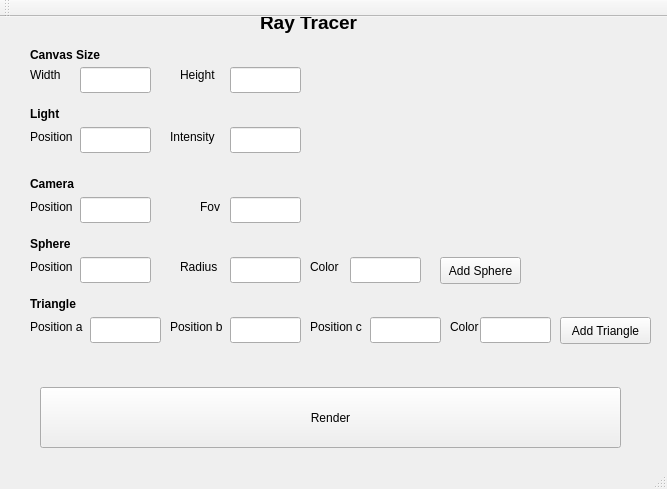
<?xml version="1.0" encoding="UTF-8"?>
<ui version="4.0">
 <class>MainWindow</class>
 <widget class="QMainWindow" name="MainWindow">
  <property name="geometry">
   <rect>
    <x>0</x>
    <y>0</y>
    <width>667</width>
    <height>489</height>
   </rect>
  </property>
  <property name="windowTitle">
   <string>MainWindow</string>
  </property>
  <widget class="QWidget" name="centralWidget">
   <widget class="QPushButton" name="renderButton">
    <property name="geometry">
     <rect>
      <x>40</x>
      <y>370</y>
      <width>581</width>
      <height>61</height>
     </rect>
    </property>
    <property name="text">
     <string>Render</string>
    </property>
   </widget>
   <widget class="QLabel" name="label">
    <property name="geometry">
     <rect>
      <x>30</x>
      <y>50</y>
      <width>41</width>
      <height>16</height>
     </rect>
    </property>
    <property name="text">
     <string>Width</string>
    </property>
   </widget>
   <widget class="QLabel" name="label_2">
    <property name="geometry">
     <rect>
      <x>180</x>
      <y>50</y>
      <width>41</width>
      <height>16</height>
     </rect>
    </property>
    <property name="text">
     <string>Height</string>
    </property>
   </widget>
   <widget class="QLabel" name="label_3">
    <property name="geometry">
     <rect>
      <x>30</x>
      <y>30</y>
      <width>91</width>
      <height>16</height>
     </rect>
    </property>
    <property name="font">
     <font>
      <weight>75</weight>
      <bold>true</bold>
     </font>
    </property>
    <property name="text">
     <string>Canvas Size</string>
    </property>
   </widget>
   <widget class="QLineEdit" name="canvasWidthLineEdit">
    <property name="geometry">
     <rect>
      <x>80</x>
      <y>50</y>
      <width>71</width>
      <height>26</height>
     </rect>
    </property>
   </widget>
   <widget class="QLineEdit" name="canvasHeightLineEdit">
    <property name="geometry">
     <rect>
      <x>230</x>
      <y>50</y>
      <width>71</width>
      <height>26</height>
     </rect>
    </property>
   </widget>
   <widget class="QLabel" name="label_4">
    <property name="geometry">
     <rect>
      <x>30</x>
      <y>90</y>
      <width>59</width>
      <height>14</height>
     </rect>
    </property>
    <property name="font">
     <font>
      <weight>75</weight>
      <bold>true</bold>
     </font>
    </property>
    <property name="text">
     <string>Light</string>
    </property>
   </widget>
   <widget class="QLineEdit" name="lightPositionLineEdit">
    <property name="geometry">
     <rect>
      <x>80</x>
      <y>110</y>
      <width>71</width>
      <height>26</height>
     </rect>
    </property>
   </widget>
   <widget class="QLabel" name="label_5">
    <property name="geometry">
     <rect>
      <x>30</x>
      <y>110</y>
      <width>51</width>
      <height>20</height>
     </rect>
    </property>
    <property name="text">
     <string>Position</string>
    </property>
   </widget>
   <widget class="QLabel" name="label_6">
    <property name="geometry">
     <rect>
      <x>170</x>
      <y>110</y>
      <width>51</width>
      <height>20</height>
     </rect>
    </property>
    <property name="text">
     <string>Intensity</string>
    </property>
   </widget>
   <widget class="QLineEdit" name="lightIntensityLineEdit">
    <property name="geometry">
     <rect>
      <x>230</x>
      <y>110</y>
      <width>71</width>
      <height>26</height>
     </rect>
    </property>
   </widget>
   <widget class="QLabel" name="label_7">
    <property name="geometry">
     <rect>
      <x>30</x>
      <y>160</y>
      <width>59</width>
      <height>14</height>
     </rect>
    </property>
    <property name="font">
     <font>
      <weight>75</weight>
      <bold>true</bold>
     </font>
    </property>
    <property name="text">
     <string>Camera</string>
    </property>
   </widget>
   <widget class="QLabel" name="label_8">
    <property name="geometry">
     <rect>
      <x>200</x>
      <y>180</y>
      <width>21</width>
      <height>20</height>
     </rect>
    </property>
    <property name="text">
     <string>Fov</string>
    </property>
   </widget>
   <widget class="QLabel" name="label_9">
    <property name="geometry">
     <rect>
      <x>30</x>
      <y>180</y>
      <width>51</width>
      <height>20</height>
     </rect>
    </property>
    <property name="text">
     <string>Position</string>
    </property>
   </widget>
   <widget class="QLineEdit" name="cameraPositionLineEdit">
    <property name="geometry">
     <rect>
      <x>80</x>
      <y>180</y>
      <width>71</width>
      <height>26</height>
     </rect>
    </property>
   </widget>
   <widget class="QLineEdit" name="cameraFovLineEdit">
    <property name="geometry">
     <rect>
      <x>230</x>
      <y>180</y>
      <width>71</width>
      <height>26</height>
     </rect>
    </property>
   </widget>
   <widget class="QLabel" name="label_10">
    <property name="geometry">
     <rect>
      <x>30</x>
      <y>220</y>
      <width>59</width>
      <height>14</height>
     </rect>
    </property>
    <property name="font">
     <font>
      <weight>75</weight>
      <bold>true</bold>
     </font>
    </property>
    <property name="text">
     <string>Sphere</string>
    </property>
   </widget>
   <widget class="QLineEdit" name="spherePositionLineEdit">
    <property name="geometry">
     <rect>
      <x>80</x>
      <y>240</y>
      <width>71</width>
      <height>26</height>
     </rect>
    </property>
   </widget>
   <widget class="QLabel" name="label_11">
    <property name="geometry">
     <rect>
      <x>30</x>
      <y>240</y>
      <width>51</width>
      <height>20</height>
     </rect>
    </property>
    <property name="text">
     <string>Position</string>
    </property>
   </widget>
   <widget class="QLineEdit" name="sphereRadiusLineEdit">
    <property name="geometry">
     <rect>
      <x>230</x>
      <y>240</y>
      <width>71</width>
      <height>26</height>
     </rect>
    </property>
   </widget>
   <widget class="QLabel" name="label_12">
    <property name="geometry">
     <rect>
      <x>180</x>
      <y>240</y>
      <width>41</width>
      <height>20</height>
     </rect>
    </property>
    <property name="text">
     <string>Radius</string>
    </property>
   </widget>
   <widget class="QLabel" name="label_13">
    <property name="geometry">
     <rect>
      <x>310</x>
      <y>240</y>
      <width>41</width>
      <height>20</height>
     </rect>
    </property>
    <property name="text">
     <string>Color</string>
    </property>
   </widget>
   <widget class="QLineEdit" name="sphereColorLineEdit">
    <property name="geometry">
     <rect>
      <x>350</x>
      <y>240</y>
      <width>71</width>
      <height>26</height>
     </rect>
    </property>
   </widget>
   <widget class="QPushButton" name="addSpherePushButton">
    <property name="geometry">
     <rect>
      <x>440</x>
      <y>240</y>
      <width>81</width>
      <height>27</height>
     </rect>
    </property>
    <property name="text">
     <string>Add Sphere</string>
    </property>
   </widget>
   <widget class="QLabel" name="label_14">
    <property name="geometry">
     <rect>
      <x>30</x>
      <y>280</y>
      <width>59</width>
      <height>14</height>
     </rect>
    </property>
    <property name="font">
     <font>
      <weight>75</weight>
      <bold>true</bold>
     </font>
    </property>
    <property name="text">
     <string>Triangle</string>
    </property>
   </widget>
   <widget class="QLineEdit" name="triangleColorLineEdit">
    <property name="geometry">
     <rect>
      <x>480</x>
      <y>300</y>
      <width>71</width>
      <height>26</height>
     </rect>
    </property>
   </widget>
   <widget class="QLabel" name="label_15">
    <property name="geometry">
     <rect>
      <x>450</x>
      <y>300</y>
      <width>41</width>
      <height>20</height>
     </rect>
    </property>
    <property name="text">
     <string>Color</string>
    </property>
   </widget>
   <widget class="QLineEdit" name="trianglePosALineEdit">
    <property name="geometry">
     <rect>
      <x>90</x>
      <y>300</y>
      <width>71</width>
      <height>26</height>
     </rect>
    </property>
   </widget>
   <widget class="QLabel" name="label_16">
    <property name="geometry">
     <rect>
      <x>170</x>
      <y>300</y>
      <width>61</width>
      <height>20</height>
     </rect>
    </property>
    <property name="text">
     <string>Position b</string>
    </property>
   </widget>
   <widget class="QLineEdit" name="trianglePosBLineEdit">
    <property name="geometry">
     <rect>
      <x>230</x>
      <y>300</y>
      <width>71</width>
      <height>26</height>
     </rect>
    </property>
   </widget>
   <widget class="QPushButton" name="addTrianglePushButton">
    <property name="geometry">
     <rect>
      <x>560</x>
      <y>300</y>
      <width>91</width>
      <height>27</height>
     </rect>
    </property>
    <property name="text">
     <string>Add Triangle</string>
    </property>
   </widget>
   <widget class="QLabel" name="label_17">
    <property name="geometry">
     <rect>
      <x>30</x>
      <y>300</y>
      <width>61</width>
      <height>20</height>
     </rect>
    </property>
    <property name="text">
     <string>Position a</string>
    </property>
   </widget>
   <widget class="QLineEdit" name="trianglePosCLineEdit">
    <property name="geometry">
     <rect>
      <x>370</x>
      <y>300</y>
      <width>71</width>
      <height>26</height>
     </rect>
    </property>
   </widget>
   <widget class="QLabel" name="label_18">
    <property name="geometry">
     <rect>
      <x>310</x>
      <y>300</y>
      <width>61</width>
      <height>20</height>
     </rect>
    </property>
    <property name="text">
     <string>Position c</string>
    </property>
   </widget>
   <widget class="QLabel" name="label_19">
    <property name="geometry">
     <rect>
      <x>260</x>
      <y>-10</y>
      <width>121</width>
      <height>31</height>
     </rect>
    </property>
    <property name="font">
     <font>
      <pointsize>14</pointsize>
      <weight>75</weight>
      <bold>true</bold>
     </font>
    </property>
    <property name="text">
     <string>Ray Tracer</string>
    </property>
   </widget>
  </widget>
  <widget class="QMenuBar" name="menuBar">
   <property name="geometry">
    <rect>
     <x>0</x>
     <y>0</y>
     <width>667</width>
     <height>20</height>
    </rect>
   </property>
  </widget>
  <widget class="QToolBar" name="mainToolBar">
   <attribute name="toolBarArea">
    <enum>TopToolBarArea</enum>
   </attribute>
   <attribute name="toolBarBreak">
    <bool>false</bool>
   </attribute>
  </widget>
  <widget class="QStatusBar" name="statusBar"/>
 </widget>
 <layoutdefault spacing="6" margin="11"/>
 <resources/>
 <connections/>
</ui>
